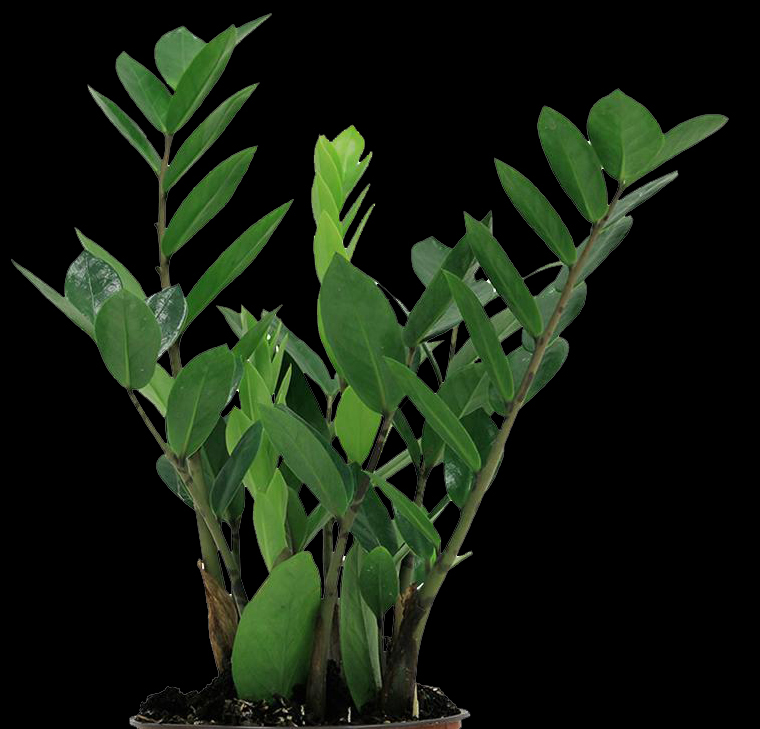
#> input picture Plant.jpg, 760 x 729 px
$ python PlantPerimeter.py
#> lines starting #> are read from the running program, lines starting #| are printed output that depends on the picture; after the words box and inside, x2 and y2 are one past the last pixel; in counts of white or black regions, pixels touching at a corner belong together
# Import the necessary packages
import imutils
import cv2 as cv
from win32api import GetSystemMetrics
from cmath import sqrt

# Load the image, convert it to grayscale and blur it slightly
img = cv.imread('Plant.jpg')
#> img is the input picture: shape (729, 760, 3); mean B, G, R 15.9, 30.7, 20.5
gray = cv.cvtColor(img, cv.COLOR_BGR2GRAY)
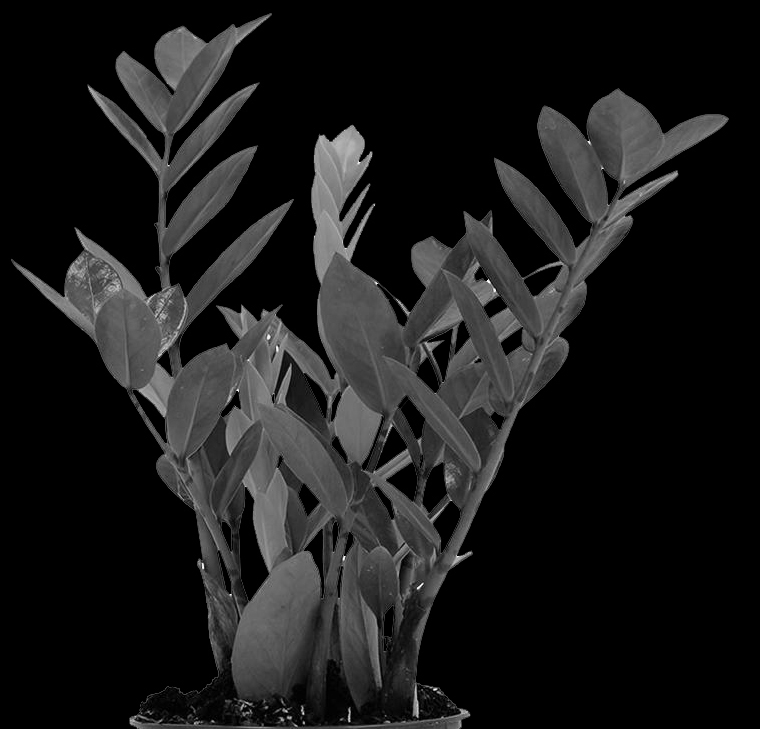
#> gray: shape (729, 760); min 0, max 253, mean 25.9
gray = cv.GaussianBlur(gray, (5, 5), 0)

# Threshold the image, then perform a series of erosions & dilations to remove any small regions of noise
thresh = cv.threshold(gray, 45, 255, cv.THRESH_BINARY)[1]
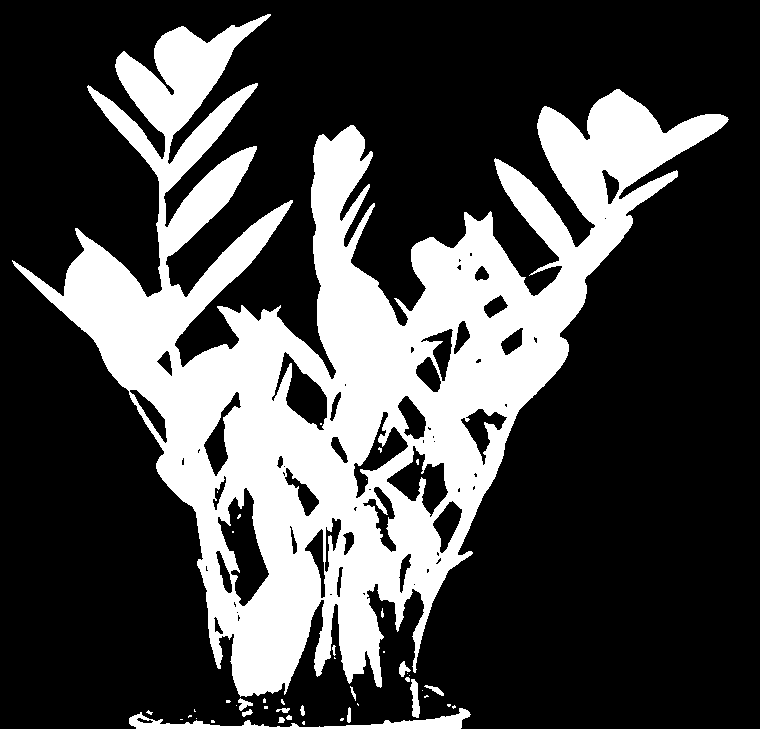
#> thresh: shape (729, 760); 28.3% white; 45 white regions (29 under 20 px), largest, box (x1, y1, x2, y2) and area: (12, 14, 729, 697) 153695, (129, 708, 471, 729) 2086, (410, 679, 420, 718) 248
thresh = cv.erode(thresh, None, iterations=2)
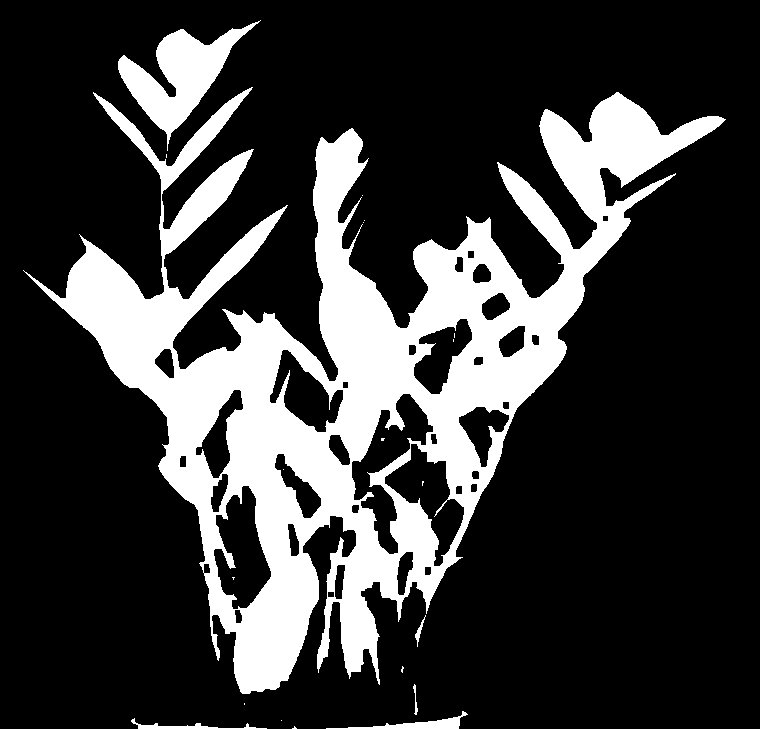
#> thresh: shape (729, 760); 22.8% white; 20 white regions (14 under 20 px), largest, box (x1, y1, x2, y2) and area: (23, 87, 726, 694) 118958, (118, 20, 261, 151) 6310, (326, 711, 468, 729) 696, (131, 718, 267, 729) 372, (415, 615, 426, 647) 86, (413, 684, 418, 715) 60
thresh = cv.dilate(thresh, None, iterations=2)
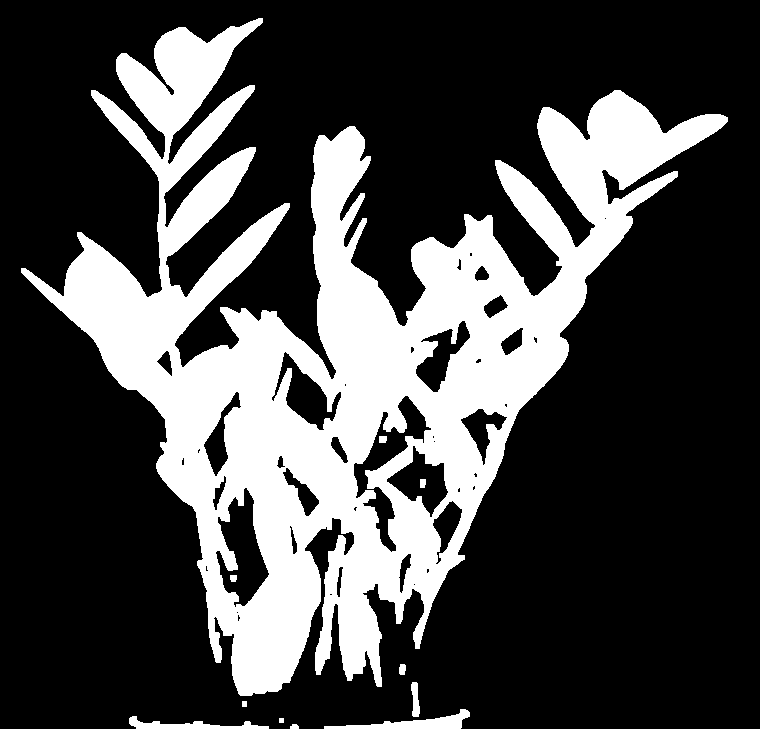
#> thresh: shape (729, 760); 27.7% white; 11 white regions

# Find contours in thresholded image, then grab the largest one
contours = cv.findContours(thresh.copy(), cv.RETR_EXTERNAL, cv.CHAIN_APPROX_SIMPLE)
#> contours = 8 contours, 1 with area under 20; largest, box (x1, y1, x2, y2) and area: (21, 18, 728, 696) 165451, (324, 709, 470, 729) 932, (129, 716, 269, 729) 604, (411, 682, 420, 717) 184, (399, 664, 406, 675) 53, (290, 724, 299, 729) 26, (242, 701, 247, 707) 20
contours = imutils.grab_contours(contours)
c = max(contours, key=cv.contourArea)
#> c = contour of 2745 points, box (x1, y1, x2, y2) (21, 18, 728, 696), area 165451

# Draw contours
cv.drawContours(img, [c], -1, (0,255,0), 2)
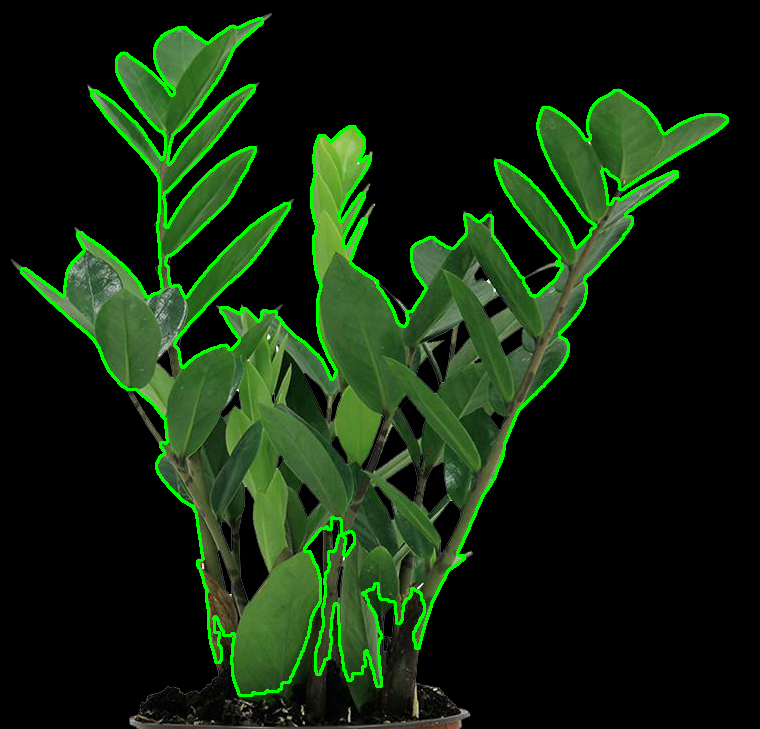
#> img: shape (729, 760, 3); 4.12% of pixels changed, all inside (x1, y1, x2, y2) = (20, 17, 729, 697)

# Calculate plant surface area
i=0
perimeter = 0
while i < len(contours):
    cnt = contours[i]
    perimeter = perimeter + cv.arcLength(cnt, True)
    i = i + 1
#> this loop made 8 passes
#> perimeter on passes 1, 3, 4, 6, 7, 8: 22.24, 347, 664.4, 763.1, 792.8, 7738.8
#> (cnt, perimeter) on passes 2, 5: ([[279, 718], [279, 722], [283, 722], [283, 718]], 38.24), ([[242, 701], [242, 706], [246, 706], [246, 701]], 682.4)
#> after the loop, i = 8; perimeter = 7738.8

# Calculating monitor DPI
# DPI = sqrt(WidthResolution^2+HeightResolution^2) / ScreenSize.
# e.g: sqrt(1920^2+1080^2) / 17 = 129.5 DPI
screenSize = 17
widthResolution = GetSystemMetrics(0)
heightResolution = GetSystemMetrics(1)
#> (the run stopped early here; a loop or call above may not have finished)
